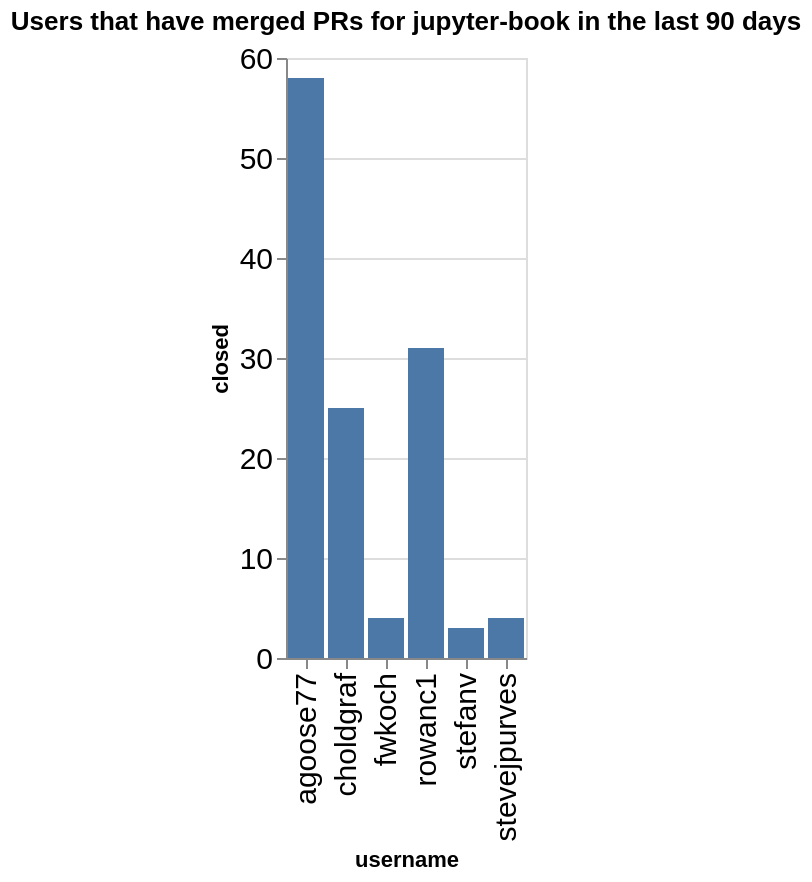

Notebook code cell kept with this figure:
### Code cell
charts = []
title = f"Users that have merged PRs for {github_org} in the last {n_days} days"
ch = alt.Chart(data=closed_by_repo.replace(np.nan, 0), title=title).mark_bar().encode(
    x='username',
    y='closed',
)
ch

### Figure 1 — Vega-Lite specification as saved in the notebook (floating-point values rounded to 4 significant figures)
{"config": {"axisLeft": {"labelFontSize": 15}, "axisBottom": {"labelFontSize": 15}}, "data": {"name": "data-e6ef3cc62ff0b2b7f7e76e7f9d473398"}, "mark": {"type": "bar"}, "encoding": {"x": {"field": "username", "type": "nominal"}, "y": {"field": "closed", "type": "quantitative"}}, "title": "Users that have merged PRs for jupyter-book in the last 90 days", "$schema": "https://vega.github.io/schema/vega-lite/v5.20.1.json", "datasets": {"data-e6ef3cc62ff0b2b7f7e76e7f9d473398": [{"name": "blog", "username": "agoose77", "closed": 4}, {"name": "example-landing-pages", "username": "agoose77", "closed": 1}, {"name": "example-landing-pages", "username": "choldgraf", "closed": 1}, {"name": "jupyter-book", "username": "agoose77", "closed": 3}, {"name": "jupyter-book", "username": "choldgraf", "closed": 2}, {"name": "myst-spec", "username": "choldgraf", "closed": 1}, {"name": "myst-theme", "username": "agoose77", "closed": 19}, {"name": "myst-theme", "username": "choldgraf", "closed": 1}, {"name": "myst-theme", "username": "rowanc1", "closed": 13}, {"name": "myst-theme", "username": "stefanv", "closed": 2}, {"name": "myst-theme", "username": "stevejpurves", "closed": 3}, {"name": "mystmd", "username": "agoose77", "closed": 26}, {"name": "mystmd", "username": "choldgraf", "closed": 14}, {"name": "mystmd", "username": "fwkoch", "closed": 4}, {"name": "mystmd", "username": "rowanc1", "closed": 17}, {"name": "mystmd", "username": "stefanv", "closed": 1}, {"name": "mystmd", "username": "stevejpurves", "closed": 1}, {"name": "mystmd.org", "username": "agoose77", "closed": 4}, {"name": "mystmd.org", "username": "choldgraf", "closed": 2}, {"name": "mystmd.org", "username": "rowanc1", "closed": 1}, {"name": "team-compass", "username": "agoose77", "closed": 1}, {"name": "team-compass", "username": "choldgraf", "closed": 3}, {"name": "thebe", "username": "choldgraf", "closed": 1}]}}
